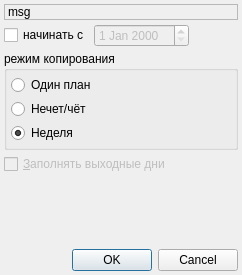
<?xml version="1.0" encoding="UTF-8"?>
<ui version="4.0">
 <class>DublicateDialog</class>
 <widget class="QDialog" name="DublicateDialog">
  <property name="geometry">
   <rect>
    <x>0</x>
    <y>0</y>
    <width>242</width>
    <height>275</height>
   </rect>
  </property>
  <property name="windowTitle">
   <string>Дублирование графика</string>
  </property>
  <layout class="QGridLayout" name="gridLayout">
   <property name="margin">
    <number>4</number>
   </property>
   <property name="spacing">
    <number>4</number>
   </property>
   <item row="1" column="0">
    <widget class="QCheckBox" name="chkStart">
     <property name="text">
      <string>начинать с</string>
     </property>
    </widget>
   </item>
   <item row="1" column="1">
    <widget class="CDateEdit" name="edtStart">
     <property name="enabled">
      <bool>false</bool>
     </property>
     <property name="sizePolicy">
      <sizepolicy hsizetype="Maximum" vsizetype="Fixed">
       <horstretch>0</horstretch>
       <verstretch>0</verstretch>
      </sizepolicy>
     </property>
    </widget>
   </item>
   <item row="1" column="2">
    <spacer name="horizontalSpacer">
     <property name="orientation">
      <enum>Qt::Horizontal</enum>
     </property>
     <property name="sizeHint" stdset="0">
      <size>
       <width>134</width>
       <height>20</height>
      </size>
     </property>
    </spacer>
   </item>
   <item row="2" column="0" colspan="3">
    <widget class="QGroupBox" name="groupBox">
     <property name="title">
      <string>режим копирования</string>
     </property>
     <layout class="QVBoxLayout" name="verticalLayout">
      <property name="spacing">
       <number>4</number>
      </property>
      <property name="margin">
       <number>4</number>
      </property>
      <item>
       <widget class="QRadioButton" name="rbSingle">
        <property name="text">
         <string>Один план</string>
        </property>
       </widget>
      </item>
      <item>
       <widget class="QRadioButton" name="rbDual">
        <property name="text">
         <string>Нечет/чёт</string>
        </property>
       </widget>
      </item>
      <item>
       <widget class="QRadioButton" name="rbWeek">
        <property name="text">
         <string>Неделя</string>
        </property>
        <property name="checked">
         <bool>true</bool>
        </property>
       </widget>
      </item>
     </layout>
    </widget>
   </item>
   <item row="5" column="0" colspan="3">
    <widget class="QDialogButtonBox" name="buttonBox">
     <property name="orientation">
      <enum>Qt::Horizontal</enum>
     </property>
     <property name="standardButtons">
      <set>QDialogButtonBox::Cancel|QDialogButtonBox::Ok</set>
     </property>
    </widget>
   </item>
   <item row="0" column="0" colspan="3">
    <widget class="QLabel" name="lblMessage">
     <property name="frameShape">
      <enum>QFrame::StyledPanel</enum>
     </property>
     <property name="frameShadow">
      <enum>QFrame::Sunken</enum>
     </property>
     <property name="text">
      <string>msg</string>
     </property>
     <property name="textFormat">
      <enum>Qt::PlainText</enum>
     </property>
     <property name="wordWrap">
      <bool>true</bool>
     </property>
    </widget>
   </item>
   <item row="4" column="0">
    <spacer name="verticalSpacer">
     <property name="orientation">
      <enum>Qt::Vertical</enum>
     </property>
     <property name="sizeHint" stdset="0">
      <size>
       <width>20</width>
       <height>40</height>
      </size>
     </property>
    </spacer>
   </item>
   <item row="3" column="0" colspan="3">
    <widget class="QCheckBox" name="chkFillRedDays">
     <property name="enabled">
      <bool>false</bool>
     </property>
     <property name="text">
      <string>&amp;Заполнять выходные дни</string>
     </property>
    </widget>
   </item>
  </layout>
 </widget>
 <customwidgets>
  <customwidget>
   <class>CDateEdit</class>
   <extends>QDateEdit</extends>
   <header>library/DateEdit.h</header>
  </customwidget>
 </customwidgets>
 <tabstops>
  <tabstop>chkStart</tabstop>
  <tabstop>edtStart</tabstop>
  <tabstop>rbSingle</tabstop>
  <tabstop>rbDual</tabstop>
  <tabstop>rbWeek</tabstop>
  <tabstop>chkFillRedDays</tabstop>
  <tabstop>buttonBox</tabstop>
 </tabstops>
 <resources/>
 <connections>
  <connection>
   <sender>buttonBox</sender>
   <signal>accepted()</signal>
   <receiver>DublicateDialog</receiver>
   <slot>accept()</slot>
   <hints>
    <hint type="sourcelabel">
     <x>229</x>
     <y>244</y>
    </hint>
    <hint type="destinationlabel">
     <x>157</x>
     <y>207</y>
    </hint>
   </hints>
  </connection>
  <connection>
   <sender>buttonBox</sender>
   <signal>rejected()</signal>
   <receiver>DublicateDialog</receiver>
   <slot>reject()</slot>
   <hints>
    <hint type="sourcelabel">
     <x>229</x>
     <y>244</y>
    </hint>
    <hint type="destinationlabel">
     <x>233</x>
     <y>207</y>
    </hint>
   </hints>
  </connection>
  <connection>
   <sender>chkStart</sender>
   <signal>clicked(bool)</signal>
   <receiver>edtStart</receiver>
   <slot>setEnabled(bool)</slot>
   <hints>
    <hint type="sourcelabel">
     <x>70</x>
     <y>45</y>
    </hint>
    <hint type="destinationlabel">
     <x>160</x>
     <y>45</y>
    </hint>
   </hints>
  </connection>
  <connection>
   <sender>rbWeek</sender>
   <signal>toggled(bool)</signal>
   <receiver>chkFillRedDays</receiver>
   <slot>setDisabled(bool)</slot>
   <hints>
    <hint type="sourcelabel">
     <x>46</x>
     <y>128</y>
    </hint>
    <hint type="destinationlabel">
     <x>64</x>
     <y>159</y>
    </hint>
   </hints>
  </connection>
  <connection>
   <sender>rbSingle</sender>
   <signal>toggled(bool)</signal>
   <receiver>chkFillRedDays</receiver>
   <slot>setEnabled(bool)</slot>
   <hints>
    <hint type="sourcelabel">
     <x>32</x>
     <y>89</y>
    </hint>
    <hint type="destinationlabel">
     <x>120</x>
     <y>159</y>
    </hint>
   </hints>
  </connection>
  <connection>
   <sender>rbDual</sender>
   <signal>toggled(bool)</signal>
   <receiver>chkFillRedDays</receiver>
   <slot>setEnabled(bool)</slot>
   <hints>
    <hint type="sourcelabel">
     <x>44</x>
     <y>103</y>
    </hint>
    <hint type="destinationlabel">
     <x>46</x>
     <y>150</y>
    </hint>
   </hints>
  </connection>
 </connections>
</ui>
